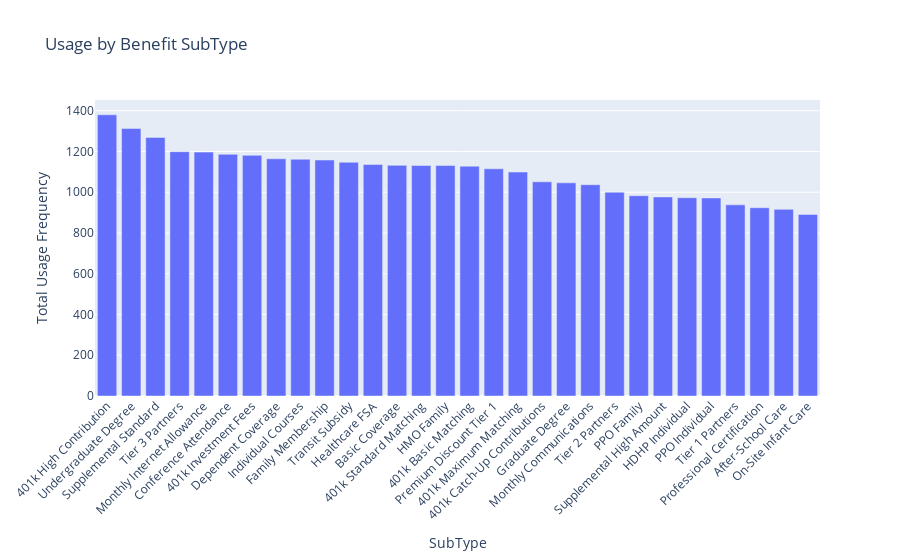

Write notebook code for a chart like this one.
### Code cell
#Section 3: Usage by Benefit SubType
sub_totals = (
    merged.groupby('BenefitSubType')['UsageFrequency']
          .sum()
          .reset_index()
          .sort_values('UsageFrequency', ascending=False)
)
fig4 = px.bar(
    sub_totals, x='BenefitSubType', y='UsageFrequency',
    title='Usage by Benefit SubType',
    labels={'UsageFrequency':'Total Usage Frequency','BenefitSubType':'SubType'}
)
fig4.update_layout(xaxis_tickangle=-45)
fig4.show()

### Figure 1 — Plotly figure (JSON) as saved in the notebook; plotly's stock layout.template omitted (floating-point values rounded to 4 significant figures)
{"data": [{"alignmentgroup": "True", "hovertemplate": "SubType=%{x}<br>Total Usage Frequency=%{y}<extra></extra>", "legendgroup": "", "marker": {"color": "#636efa", "pattern": {"shape": ""}}, "name": "", "offsetgroup": "", "orientation": "v", "showlegend": false, "textposition": "auto", "type": "bar", "x": ["401k High Contribution", "Undergraduate Degree", "Supplemental Standard", "Tier 3 Partners", "Monthly Internet Allowance", "Conference Attendance", "401k Investment Fees", "Dependent Coverage", "Individual Courses", "Family Membership", "Transit Subsidy", "Healthcare FSA", "Basic Coverage", "401k Standard Matching", "HMO Family", "401k Basic Matching", "Premium Discount Tier 1", "401k Maximum Matching", "401k Catch-Up Contributions", "Graduate Degree", "Monthly Communications", "Tier 2 Partners", "PPO Family", "Supplemental High Amount", "HDHP Individual", "PPO Individual", "Tier 1 Partners", "Professional Certification", "After-School Care", "On-Site Infant Care"], "xaxis": "x", "y": [1380, 1313, 1269, 1199, 1197, 1186, 1181, 1164, 1162, 1158, 1147, 1136, 1132, 1131, 1131, 1128, 1115, 1099, 1051, 1046, 1037, 1000, 983, 977, 973, 972, 938, 924, 916, 891], "yaxis": "y"}], "layout": {"barmode": "relative", "legend": {"tracegroupgap": 0}, "title": {"text": "Usage by Benefit SubType"}, "xaxis": {"anchor": "y", "domain": [0, 1], "tickangle": -45, "title": {"text": "SubType"}}, "yaxis": {"anchor": "x", "domain": [0, 1], "title": {"text": "Total Usage Frequency"}}}}
